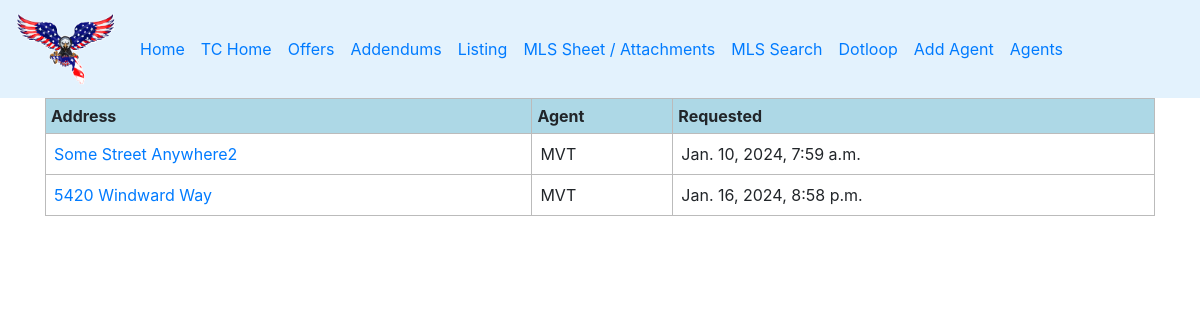
The app's page /ticket/mlssheet/pending/ (signed in) with its own data.
### Tickets/models.py (models this page shows, shortened)
class CreateMLSsheet(models.Model):
	agent = models.ForeignKey(TeamMembers, on_delete = models.DO_NOTHING, verbose_name = "Agent")
	address = models.CharField(max_length = 100, verbose_name = "Property Address")
	full_name = models.CharField(max_length = 100, blank = True, null=True,verbose_name = "Lead’s name shown on FUB")
	email = models.CharField(max_length = 100, blank = True, null = True, verbose_name = "Email Address")
	attachment = models.CharField(max_length = 100, choices = [("MLS Customer Sheet", "MLS Customer Sheet"),
		("Attachments", "Attachments"),("MLS Customer Sheet & Attachments", "MLS Customer Sheet & Attachments")],
		blank = True, null=True,verbose_name = "Which attachment")
	additional = models.CharField(max_length = 200, blank = True, null=True,verbose_name = "Additional request information")
	created = models.DateTimeField(auto_now_add = True)
	completed = models.DateTimeField(null = True)
	completed_by = models.ForeignKey(User, on_delete = models.DO_NOTHING, null = True)

### TeamMembers/models.py (models this page shows)
class TeamMembers(models.Model):
	name = models.CharField(max_length=100, verbose_name="Agent's Name")
	phone = models.CharField(max_length=100, verbose_name="Phone Number")
	email = models.CharField(max_length=100, verbose_name="Email")
	offer = models.IntegerField(default=0)
	addendum = models.IntegerField(default=0)
	listing = models.IntegerField(default = 0)
	mls_attachments = models.IntegerField(default = 0)
	mls_search = models.IntegerField(default = 0)
	dotloop = models.IntegerField(default = 0)
	def __str__(self):
		return str(self.name)

### Tickets/views.py (the view)
# urls.py: path('mlssheet/pending/', views.pendingmlssheet, name = 'pending mlssheet'),
@login_required
def pendingmlssheet(request):
	mlssheets = CreateMLSsheet.objects.filter(completed__isnull = True)
	return render(request,'pendingmlssheet.html',{'mlssheets':mlssheets,
		'encabezado':'MLS Sheets / Attachments to be Done'})

### Tickets/templates/pendingmlssheet.html
{% extends 'base.html' %}
{% load static %}
{% block content %}
<table style="width: 100%;border-collapse: collapse;">
	<tr bgcolor="#ADD8E6">
		<th style="border: 1px solid #bbb;padding: 5px;">Address</th>
		<th style="border: 1px solid #bbb;padding: 5px;">Agent</th>
		<th style="border: 1px solid #bbb;padding: 5px;">Requested</th>
	</tr>
	{% for mlssheet in mlssheets %}
	<tr>
		<td style="border: 1px solid #bbb; padding: 8px;">
			<a href="{% url 'mlssheet details' mlssheet.id %}">
				{{mlssheet.address}}
			</a>
		</td>
		<td style="border: 1px solid #bbb;padding: 8px;">
			{{mlssheet.agent}}
		</td>
		<td style="border: 1px solid #BBB;padding: 8px;">
			{{mlssheet.created}}
		</td>
	</tr>
	{% endfor %}
</table>
{% endblock %}

### static/css/estilos.css (style rules this page uses)
body { background-image:url('https://yt3.googleusercontent.com/WSwBQpgZ-93Mobr4KeA1Y9v4qjpHbxNfNuQ6kH4bukLgl4p-4IgpVFDB-Hf0eQV7XykQORkg=s900-c-k-c0x00ffffff-no-rj') ; background-size: cover; background-position: 20% 20%; }
.signup-container, .card, .card-body, .form, .form-group, .details, table { border: 1px solid #ccc; border-radius: 20px; padding: 10px; justify-content: center; }
.signup-container, .form, .form-group, .details, .block, table { background-color: rgba(255, 255, 255, 0.5); backdrop-filter: blur(15px); }

### records on screen
CreateMLSsheet: address "Some Street Anywhere2", agent "MVT", created "Jan. 10, 2024, 7:59 a.m."
CreateMLSsheet: address "5420 Windward Way", agent "MVT", created "Jan. 16, 2024, 8:58 p.m."
